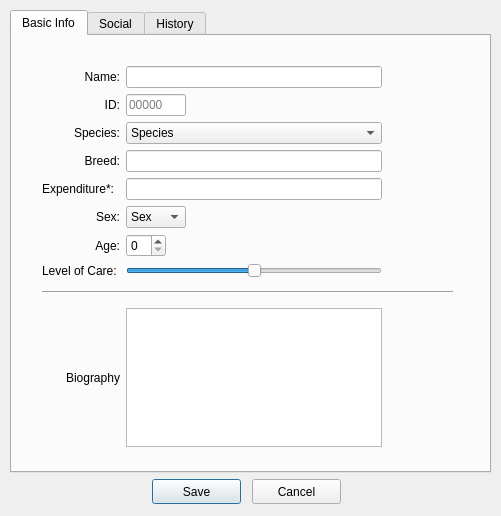
<?xml version="1.0" encoding="UTF-8"?>
<ui version="4.0">
 <class>AnimalInputDiag</class>
 <widget class="QDialog" name="AnimalInputDiag">
  <property name="geometry">
   <rect>
    <x>0</x>
    <y>0</y>
    <width>501</width>
    <height>516</height>
   </rect>
  </property>
  <property name="windowTitle">
   <string>Add Animal</string>
  </property>
  <widget class="QWidget" name="verticalLayoutWidget">
   <property name="geometry">
    <rect>
     <x>10</x>
     <y>10</y>
     <width>481</width>
     <height>501</height>
    </rect>
   </property>
   <layout class="QVBoxLayout" name="layout">
    <item>
     <widget class="QTabWidget" name="infoTabWidget">
      <property name="sizePolicy">
       <sizepolicy hsizetype="MinimumExpanding" vsizetype="MinimumExpanding">
        <horstretch>0</horstretch>
        <verstretch>0</verstretch>
       </sizepolicy>
      </property>
      <property name="currentIndex">
       <number>0</number>
      </property>
      <widget class="QWidget" name="basic">
       <attribute name="title">
        <string>Basic Info</string>
       </attribute>
       <widget class="QWidget" name="gridLayoutWidget">
        <property name="geometry">
         <rect>
          <x>30</x>
          <y>30</y>
          <width>411</width>
          <height>387</height>
         </rect>
        </property>
        <layout class="QGridLayout" name="BasicInfo">
         <item row="13" column="1">
          <spacer name="verticalSpacer_5">
           <property name="orientation">
            <enum>Qt::Vertical</enum>
           </property>
           <property name="sizeHint" stdset="0">
            <size>
             <width>20</width>
             <height>60</height>
            </size>
           </property>
          </spacer>
         </item>
         <item row="15" column="1">
          <spacer name="verticalSpacer_7">
           <property name="orientation">
            <enum>Qt::Vertical</enum>
           </property>
           <property name="sizeHint" stdset="0">
            <size>
             <width>20</width>
             <height>60</height>
            </size>
           </property>
          </spacer>
         </item>
         <item row="12" column="1">
          <widget class="QSlider" name="careSlider">
           <property name="maximum">
            <number>2</number>
           </property>
           <property name="sliderPosition">
            <number>1</number>
           </property>
           <property name="orientation">
            <enum>Qt::Horizontal</enum>
           </property>
          </widget>
         </item>
         <item row="14" column="0" colspan="3">
          <widget class="Line" name="line">
           <property name="orientation">
            <enum>Qt::Horizontal</enum>
           </property>
          </widget>
         </item>
         <item row="2" column="1">
          <spacer name="verticalSpacer">
           <property name="orientation">
            <enum>Qt::Vertical</enum>
           </property>
           <property name="sizeHint" stdset="0">
            <size>
             <width>20</width>
             <height>40</height>
            </size>
           </property>
          </spacer>
         </item>
         <item row="0" column="2">
          <spacer name="horizontalSpacer">
           <property name="orientation">
            <enum>Qt::Horizontal</enum>
           </property>
           <property name="sizeHint" stdset="0">
            <size>
             <width>40</width>
             <height>20</height>
            </size>
           </property>
          </spacer>
         </item>
         <item row="10" column="1">
          <spacer name="verticalSpacer_4">
           <property name="orientation">
            <enum>Qt::Vertical</enum>
           </property>
           <property name="sizeHint" stdset="0">
            <size>
             <width>20</width>
             <height>40</height>
            </size>
           </property>
          </spacer>
         </item>
         <item row="8" column="1">
          <spacer name="verticalSpacer_3">
           <property name="orientation">
            <enum>Qt::Vertical</enum>
           </property>
           <property name="sizeHint" stdset="0">
            <size>
             <width>20</width>
             <height>40</height>
            </size>
           </property>
          </spacer>
         </item>
         <item row="5" column="0">
          <widget class="QLabel" name="breedLabel">
           <property name="text">
            <string>Breed:</string>
           </property>
           <property name="alignment">
            <set>Qt::AlignRight|Qt::AlignTrailing|Qt::AlignVCenter</set>
           </property>
          </widget>
         </item>
         <item row="16" column="0">
          <widget class="QLabel" name="bioLabel">
           <property name="text">
            <string>Biography</string>
           </property>
           <property name="alignment">
            <set>Qt::AlignRight|Qt::AlignTrailing|Qt::AlignVCenter</set>
           </property>
          </widget>
         </item>
         <item row="11" column="1">
          <widget class="QSpinBox" name="ageSpinBox">
           <property name="maximumSize">
            <size>
             <width>40</width>
             <height>16777215</height>
            </size>
           </property>
           <property name="minimum">
            <number>0</number>
           </property>
          </widget>
         </item>
         <item row="3" column="1">
          <widget class="QComboBox" name="speciesSelector">
           <item>
            <property name="text">
             <string>Species</string>
            </property>
           </item>
           <item>
            <property name="text">
             <string>Cat</string>
            </property>
           </item>
           <item>
            <property name="text">
             <string>Dog</string>
            </property>
           </item>
          </widget>
         </item>
         <item row="4" column="1">
          <spacer name="verticalSpacer_2">
           <property name="orientation">
            <enum>Qt::Vertical</enum>
           </property>
           <property name="sizeHint" stdset="0">
            <size>
             <width>20</width>
             <height>40</height>
            </size>
           </property>
          </spacer>
         </item>
         <item row="5" column="1">
          <widget class="QLineEdit" name="breedLineEdit"/>
         </item>
         <item row="12" column="0">
          <widget class="QLabel" name="careLabel">
           <property name="text">
            <string>Level of Care: </string>
           </property>
           <property name="alignment">
            <set>Qt::AlignRight|Qt::AlignTrailing|Qt::AlignVCenter</set>
           </property>
          </widget>
         </item>
         <item row="17" column="1">
          <spacer name="verticalSpacer_6">
           <property name="orientation">
            <enum>Qt::Vertical</enum>
           </property>
           <property name="sizeHint" stdset="0">
            <size>
             <width>20</width>
             <height>58</height>
            </size>
           </property>
          </spacer>
         </item>
         <item row="3" column="0">
          <widget class="QLabel" name="speciesLabel">
           <property name="text">
            <string>Species:</string>
           </property>
           <property name="alignment">
            <set>Qt::AlignRight|Qt::AlignTrailing|Qt::AlignVCenter</set>
           </property>
          </widget>
         </item>
         <item row="9" column="1">
          <widget class="QComboBox" name="sexSelector">
           <property name="maximumSize">
            <size>
             <width>60</width>
             <height>16777215</height>
            </size>
           </property>
           <item>
            <property name="text">
             <string>Sex</string>
            </property>
           </item>
           <item>
            <property name="text">
             <string>F</string>
            </property>
           </item>
           <item>
            <property name="text">
             <string>M</string>
            </property>
           </item>
          </widget>
         </item>
         <item row="0" column="1">
          <widget class="QLineEdit" name="nameLineEdit"/>
         </item>
         <item row="16" column="1">
          <widget class="QTextEdit" name="bioTextEdit"/>
         </item>
         <item row="0" column="0">
          <widget class="QLabel" name="nameLabel">
           <property name="text">
            <string>Name:</string>
           </property>
           <property name="alignment">
            <set>Qt::AlignRight|Qt::AlignTrailing|Qt::AlignVCenter</set>
           </property>
          </widget>
         </item>
         <item row="11" column="0">
          <widget class="QLabel" name="ageLabel">
           <property name="text">
            <string>Age:</string>
           </property>
           <property name="alignment">
            <set>Qt::AlignRight|Qt::AlignTrailing|Qt::AlignVCenter</set>
           </property>
          </widget>
         </item>
         <item row="9" column="0">
          <widget class="QLabel" name="sexLabel">
           <property name="text">
            <string>Sex:</string>
           </property>
           <property name="alignment">
            <set>Qt::AlignRight|Qt::AlignTrailing|Qt::AlignVCenter</set>
           </property>
          </widget>
         </item>
         <item row="1" column="0">
          <widget class="QLabel" name="idLabel">
           <property name="text">
            <string>ID:</string>
           </property>
           <property name="alignment">
            <set>Qt::AlignRight|Qt::AlignTrailing|Qt::AlignVCenter</set>
           </property>
          </widget>
         </item>
         <item row="1" column="1">
          <widget class="QLineEdit" name="idLineEdit">
           <property name="sizePolicy">
            <sizepolicy hsizetype="Fixed" vsizetype="Fixed">
             <horstretch>0</horstretch>
             <verstretch>0</verstretch>
            </sizepolicy>
           </property>
           <property name="maximumSize">
            <size>
             <width>60</width>
             <height>16777215</height>
            </size>
           </property>
           <property name="maxLength">
            <number>5</number>
           </property>
           <property name="placeholderText">
            <string>00000</string>
           </property>
          </widget>
         </item>
         <item row="7" column="1">
          <widget class="QLineEdit" name="expenditureLineEdit"/>
         </item>
         <item row="6" column="1">
          <spacer name="verticalSpacer_11">
           <property name="orientation">
            <enum>Qt::Vertical</enum>
           </property>
           <property name="sizeHint" stdset="0">
            <size>
             <width>20</width>
             <height>40</height>
            </size>
           </property>
          </spacer>
         </item>
         <item row="7" column="0">
          <widget class="QLabel" name="expenditureLabel">
           <property name="text">
            <string>Expenditure*:</string>
           </property>
          </widget>
         </item>
        </layout>
       </widget>
      </widget>
      <widget class="QWidget" name="social">
       <attribute name="title">
        <string>Social</string>
       </attribute>
       <widget class="QWidget" name="gridLayoutWidget_2">
        <property name="geometry">
         <rect>
          <x>30</x>
          <y>30</y>
          <width>411</width>
          <height>371</height>
         </rect>
        </property>
        <layout class="QGridLayout" name="SocialInfo">
         <item row="4" column="0">
          <widget class="QLabel" name="animalLabel">
           <property name="text">
            <string>   Affinity, Animals: </string>
           </property>
          </widget>
         </item>
         <item row="3" column="0">
          <widget class="QLabel" name="childLabel">
           <property name="text">
            <string>   Affinity, Children: </string>
           </property>
          </widget>
         </item>
         <item row="2" column="0">
          <widget class="QLabel" name="peopleLabel">
           <property name="text">
            <string>     Affinity, People: </string>
           </property>
          </widget>
         </item>
         <item row="0" column="0">
          <widget class="QLabel" name="trainingLabel">
           <property name="text">
            <string>                Training: </string>
           </property>
          </widget>
         </item>
         <item row="6" column="0">
          <widget class="QLabel" name="timeLabel">
           <property name="text">
            <string>Time Commitment: </string>
           </property>
          </widget>
         </item>
         <item row="5" column="0">
          <widget class="QLabel" name="approachabilityLabel">
           <property name="text">
            <string>    Approachability: </string>
           </property>
          </widget>
         </item>
         <item row="0" column="1">
          <widget class="QSlider" name="trainingSlider">
           <property name="maximum">
            <number>2</number>
           </property>
           <property name="sliderPosition">
            <number>1</number>
           </property>
           <property name="orientation">
            <enum>Qt::Horizontal</enum>
           </property>
          </widget>
         </item>
         <item row="2" column="1">
          <widget class="QSlider" name="peopleSlider">
           <property name="maximum">
            <number>2</number>
           </property>
           <property name="sliderPosition">
            <number>1</number>
           </property>
           <property name="orientation">
            <enum>Qt::Horizontal</enum>
           </property>
          </widget>
         </item>
         <item row="3" column="1">
          <widget class="QSlider" name="childSlider">
           <property name="maximum">
            <number>2</number>
           </property>
           <property name="sliderPosition">
            <number>1</number>
           </property>
           <property name="orientation">
            <enum>Qt::Horizontal</enum>
           </property>
          </widget>
         </item>
         <item row="4" column="1">
          <widget class="QSlider" name="animalSlider">
           <property name="maximum">
            <number>2</number>
           </property>
           <property name="sliderPosition">
            <number>1</number>
           </property>
           <property name="orientation">
            <enum>Qt::Horizontal</enum>
           </property>
          </widget>
         </item>
         <item row="5" column="1">
          <widget class="QSlider" name="approachabilitySlider">
           <property name="maximum">
            <number>2</number>
           </property>
           <property name="sliderPosition">
            <number>1</number>
           </property>
           <property name="orientation">
            <enum>Qt::Horizontal</enum>
           </property>
          </widget>
         </item>
         <item row="6" column="1">
          <widget class="QSlider" name="timeSlider">
           <property name="maximum">
            <number>2</number>
           </property>
           <property name="sliderPosition">
            <number>1</number>
           </property>
           <property name="orientation">
            <enum>Qt::Horizontal</enum>
           </property>
          </widget>
         </item>
         <item row="1" column="0">
          <widget class="QLabel" name="trainabilityLabel">
           <property name="text">
            <string>           Trainability:</string>
           </property>
          </widget>
         </item>
         <item row="1" column="1">
          <widget class="QSlider" name="trainabilitySlider">
           <property name="maximum">
            <number>2</number>
           </property>
           <property name="sliderPosition">
            <number>1</number>
           </property>
           <property name="orientation">
            <enum>Qt::Horizontal</enum>
           </property>
          </widget>
         </item>
        </layout>
       </widget>
      </widget>
      <widget class="QWidget" name="history">
       <attribute name="title">
        <string>History</string>
       </attribute>
       <widget class="QWidget" name="gridLayoutWidget_3">
        <property name="geometry">
         <rect>
          <x>30</x>
          <y>70</y>
          <width>411</width>
          <height>301</height>
         </rect>
        </property>
        <layout class="QGridLayout" name="gridLayout">
         <item row="6" column="2">
          <spacer name="verticalSpacer_9">
           <property name="orientation">
            <enum>Qt::Vertical</enum>
           </property>
           <property name="sizeHint" stdset="0">
            <size>
             <width>20</width>
             <height>40</height>
            </size>
           </property>
          </spacer>
         </item>
         <item row="7" column="0">
          <widget class="QLabel" name="aHistLabel">
           <property name="text">
            <string>      History of Abuse: </string>
           </property>
          </widget>
         </item>
         <item row="3" column="0">
          <widget class="QLabel" name="dietLabel">
           <property name="text">
            <string> Dietary Restrictions: </string>
           </property>
          </widget>
         </item>
         <item row="7" column="2">
          <widget class="QTextEdit" name="aHistTextEdit">
           <property name="sizePolicy">
            <sizepolicy hsizetype="Expanding" vsizetype="Fixed">
             <horstretch>0</horstretch>
             <verstretch>0</verstretch>
            </sizepolicy>
           </property>
           <property name="maximumSize">
            <size>
             <width>16777215</width>
             <height>100</height>
            </size>
           </property>
          </widget>
         </item>
         <item row="5" column="0">
          <widget class="QLabel" name="label_4">
           <property name="text">
            <string>               Disabilities: </string>
           </property>
          </widget>
         </item>
         <item row="5" column="2">
          <widget class="QLineEdit" name="disabLineEdit">
           <property name="placeholderText">
            <string>Physical Disabilities</string>
           </property>
          </widget>
         </item>
         <item row="4" column="0">
          <widget class="QLabel" name="mobLabel">
           <property name="text">
            <string>         Mobility Needs: </string>
           </property>
          </widget>
         </item>
         <item row="3" column="2">
          <widget class="QLineEdit" name="dietLineEdit">
           <property name="text">
            <string/>
           </property>
           <property name="echoMode">
            <enum>QLineEdit::Normal</enum>
           </property>
           <property name="placeholderText">
            <string>Dietary Restrictions</string>
           </property>
          </widget>
         </item>
         <item row="0" column="2">
          <layout class="QHBoxLayout" name="immunizedLayout">
           <item>
            <spacer name="horizontalSpacer_4">
             <property name="orientation">
              <enum>Qt::Horizontal</enum>
             </property>
             <property name="sizeHint" stdset="0">
              <size>
               <width>40</width>
               <height>20</height>
              </size>
             </property>
            </spacer>
           </item>
           <item>
            <widget class="QCheckBox" name="immunizedCheckbox">
             <property name="text">
              <string/>
             </property>
            </widget>
           </item>
           <item>
            <spacer name="horizontalSpacer_5">
             <property name="orientation">
              <enum>Qt::Horizontal</enum>
             </property>
             <property name="sizeHint" stdset="0">
              <size>
               <width>40</width>
               <height>20</height>
              </size>
             </property>
            </spacer>
           </item>
          </layout>
         </item>
         <item row="0" column="0">
          <widget class="QLabel" name="immunizedLabel">
           <property name="text">
            <string>              Immunized: </string>
           </property>
          </widget>
         </item>
         <item row="4" column="2">
          <widget class="QLineEdit" name="mobilityLineEdit">
           <property name="placeholderText">
            <string>Mobility Restrictions</string>
           </property>
          </widget>
         </item>
         <item row="2" column="2">
          <spacer name="verticalSpacer_8">
           <property name="orientation">
            <enum>Qt::Vertical</enum>
           </property>
           <property name="sizeHint" stdset="0">
            <size>
             <width>20</width>
             <height>50</height>
            </size>
           </property>
          </spacer>
         </item>
         <item row="1" column="2">
          <spacer name="verticalSpacer_10">
           <property name="orientation">
            <enum>Qt::Vertical</enum>
           </property>
           <property name="sizeHint" stdset="0">
            <size>
             <width>20</width>
             <height>40</height>
            </size>
           </property>
          </spacer>
         </item>
        </layout>
       </widget>
      </widget>
     </widget>
    </item>
    <item>
     <layout class="QHBoxLayout" name="buttonLayout">
      <item>
       <spacer name="horizontalSpacer_2">
        <property name="orientation">
         <enum>Qt::Horizontal</enum>
        </property>
        <property name="sizeHint" stdset="0">
         <size>
          <width>40</width>
          <height>20</height>
         </size>
        </property>
       </spacer>
      </item>
      <item>
       <widget class="QWidget" name="buttons" native="true">
        <property name="enabled">
         <bool>true</bool>
        </property>
        <property name="minimumSize">
         <size>
          <width>198</width>
          <height>32</height>
         </size>
        </property>
        <property name="autoFillBackground">
         <bool>false</bool>
        </property>
        <widget class="QPushButton" name="saveButton">
         <property name="geometry">
          <rect>
           <x>0</x>
           <y>0</y>
           <width>89</width>
           <height>25</height>
          </rect>
         </property>
         <property name="text">
          <string>Save</string>
         </property>
        </widget>
        <widget class="QPushButton" name="cancelButton">
         <property name="geometry">
          <rect>
           <x>100</x>
           <y>0</y>
           <width>89</width>
           <height>25</height>
          </rect>
         </property>
         <property name="text">
          <string>Cancel</string>
         </property>
         <property name="autoDefault">
          <bool>false</bool>
         </property>
        </widget>
       </widget>
      </item>
      <item>
       <spacer name="horizontalSpacer_3">
        <property name="orientation">
         <enum>Qt::Horizontal</enum>
        </property>
        <property name="sizeHint" stdset="0">
         <size>
          <width>40</width>
          <height>20</height>
         </size>
        </property>
       </spacer>
      </item>
     </layout>
    </item>
   </layout>
  </widget>
 </widget>
 <tabstops>
  <tabstop>nameLineEdit</tabstop>
  <tabstop>speciesSelector</tabstop>
  <tabstop>breedLineEdit</tabstop>
  <tabstop>sexSelector</tabstop>
  <tabstop>ageSpinBox</tabstop>
  <tabstop>careSlider</tabstop>
  <tabstop>cancelButton</tabstop>
  <tabstop>saveButton</tabstop>
  <tabstop>infoTabWidget</tabstop>
  <tabstop>trainingSlider</tabstop>
  <tabstop>peopleSlider</tabstop>
  <tabstop>childSlider</tabstop>
  <tabstop>animalSlider</tabstop>
  <tabstop>approachabilitySlider</tabstop>
  <tabstop>timeSlider</tabstop>
  <tabstop>immunizedCheckbox</tabstop>
  <tabstop>aHistTextEdit</tabstop>
  <tabstop>bioTextEdit</tabstop>
 </tabstops>
 <resources/>
 <connections/>
</ui>
